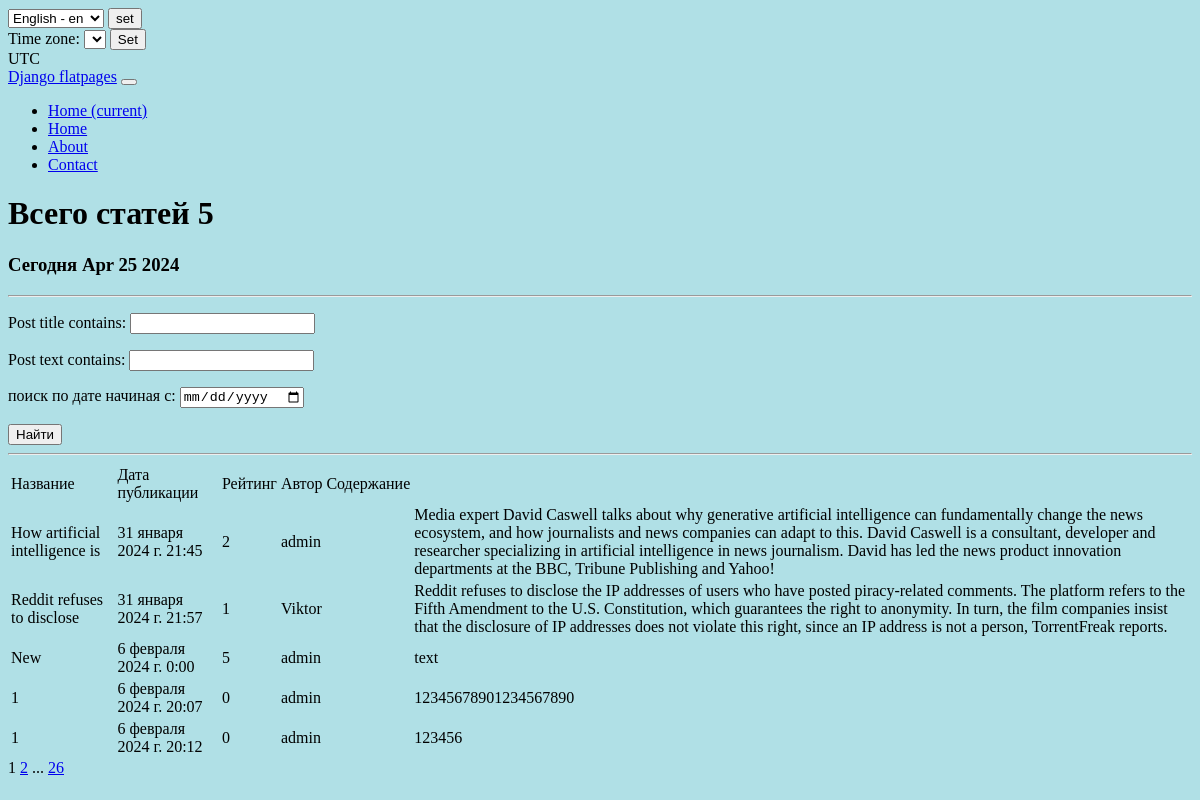
/news/search/, run on an earlier commit of the app's database.
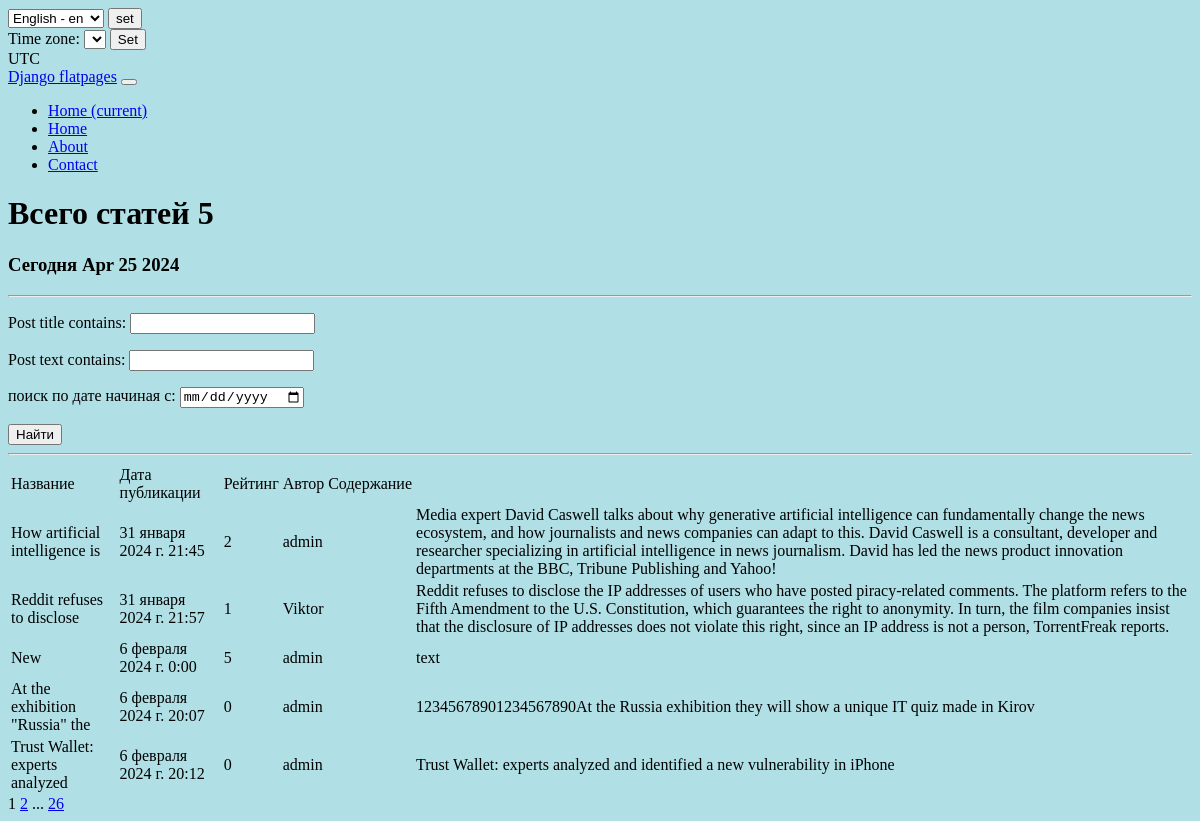
And on a later commit of the database.
### news/models.py (models this page shows, shortened)
class Post(models.Model):
    arcticle = 'AR'
    news = 'NW'
    TYPE = [(arcticle, _('Arcticle')), (news, _('News'))]
    post_author = models.ForeignKey(Author, on_delete=models.CASCADE, )
    post_choice = models.CharField(max_length=2,
                                   choices=TYPE,
                                   default=news)
    post_date = models.DateTimeField(auto_now_add=True)
    post_category = models.ManyToManyField('Category', through='PostCategory')
    post_title = models.CharField(max_length=30)
    post_text = models.TextField()
    post_rating = models.IntegerField(default=0)

class Author(models.Model):
    user = models.OneToOneField(User, on_delete=models.CASCADE)
    author_rating = models.IntegerField(default=0)
    def __str__(self):
        return self.user.username

### news/views.py (the view)
# urls.py: path('search/', PostSearch.as_view(), name='post_search'),
class PostSearch(ListView):  # поиск поста
    model = Post
    template_name = 'article_search.html'
    context_object_name = 'post_news'
    paginate_by = 5
    def get_queryset(self):  # получаем обычный запрос
        queryset = super().get_queryset()  # используем наш класс фильтрации
        self.filterset = PostFilter(self.request.GET, queryset)
        return self.filterset.qs
    def get_context_data(self, **kwargs):
        context = super().get_context_data(**kwargs)
        context['filterset'] = self.filterset
        return context

### news/templatetags/custom_filters.py (called while the page is built)
@register.filter()
def cenzor(value):
    badwords = ["искусственный"]
    splitwords = value.split()
    for i in range(len(splitwords)):
        if splitwords[i] in badwords:
            firstletter = splitwords[i][0]
            newvalue=firstletter +"*"*(len(splitwords[i])-1)
            splitwords[i] = newvalue
    result = " ".join(splitwords)
    return f'{result}'

### news/templatetags/custom_tags.py (called while the page is built)
@register.simple_tag()
def current_time(format_string='%b %d %Y'):
   return datetime.utcnow().strftime(format_string)

@register.simple_tag(takes_context=True)
def url_replace(context, **kwargs):
   d = context['request'].GET.copy()
   for k, v in kwargs.items():
       d[k] = v
   return d.urlencode()

### templates/article_search.html (shortened to what this page needs)
{% extends 'flatpages/default.html' %}
{% load custom_filters %}
{% load custom_tags %}
{% block content %}
   <h1>Всего статей {{ post_news.count }} </h1>
   <h3>Сегодня {% current_time '%b %d %Y' %}</h3>
   <hr>
   <form action="" method="get">
       {{ filterset.form.as_p }}
       <input type="submit" value="Найти" />
   </form>
   <hr>
   {% if post_news %}
       <table>
           <tr>
               <td>Название</td>
               <td>Дата публикации</td>
               <td>Рейтинг</td>
               <td>Автор</td>
               <td>Содержание</td>
           </tr>
           {% for product in post_news %}
           <tr>
               <td>{{ product.post_title }}</td>
               <td>{{ product.post_date }}</td>
               <td>{{ product.post_rating }}</td>
               <td>{{ product.post_author}}</td>
               <td>{{ post_detail.post_category }}</td>
               <td>{{ product.post_text|cenzor }}</td>
           </tr>
           {% endfor %}
       </table>
   {% else %}
       <h2>Статей нет!</h2>
   {% endif %}
   {{ page_obj.number }}
   {% if page_obj.has_next %}
       <a href="?{% url_replace page=page_obj.next_page_number %}">{{ page_obj.next_page_number }}</a>
       {% if paginator.num_pages != page_obj.next_page_number %}
           ...
           <a href="?{% url_replace page=page_obj.paginator.num_pages %}">{{ page_obj.paginator.num_pages }}</a>
       {% endif %}
   {% endif %}
{% endblock content %}

What changed in the data, as far as the page shows it:
changed Post: post_title "1" → "At the exhibition \"Russia\" the"; post_text|cenzor "12345678901234567890" → "12345678901234567890At the Russia exhibition they will show a unique IT quiz made in Kirov"
changed Post: post_title "1" → "Trust Wallet: experts analyzed"; post_text|cenzor "123456" → "Trust Wallet: experts analyzed and identified a new vulnerability in iPhone"
